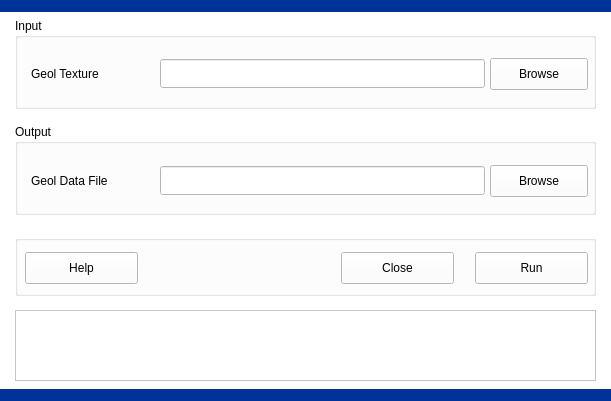
<?xml version="1.0" encoding="UTF-8"?>
<ui version="4.0">
 <class>GeolDataFile</class>
 <widget class="QDialog" name="GeolDataFile">
  <property name="geometry">
   <rect>
    <x>0</x>
    <y>0</y>
    <width>611</width>
    <height>401</height>
   </rect>
  </property>
  <property name="palette">
   <palette>
    <active>
     <colorrole role="WindowText">
      <brush brushstyle="SolidPattern">
       <color alpha="255">
        <red>0</red>
        <green>0</green>
        <blue>0</blue>
       </color>
      </brush>
     </colorrole>
     <colorrole role="Button">
      <brush brushstyle="SolidPattern">
       <color alpha="255">
        <red>255</red>
        <green>255</green>
        <blue>255</blue>
       </color>
      </brush>
     </colorrole>
     <colorrole role="Light">
      <brush brushstyle="SolidPattern">
       <color alpha="255">
        <red>255</red>
        <green>255</green>
        <blue>255</blue>
       </color>
      </brush>
     </colorrole>
     <colorrole role="Midlight">
      <brush brushstyle="SolidPattern">
       <color alpha="255">
        <red>255</red>
        <green>255</green>
        <blue>255</blue>
       </color>
      </brush>
     </colorrole>
     <colorrole role="Dark">
      <brush brushstyle="SolidPattern">
       <color alpha="255">
        <red>127</red>
        <green>127</green>
        <blue>127</blue>
       </color>
      </brush>
     </colorrole>
     <colorrole role="Mid">
      <brush brushstyle="SolidPattern">
       <color alpha="255">
        <red>170</red>
        <green>170</green>
        <blue>170</blue>
       </color>
      </brush>
     </colorrole>
     <colorrole role="Text">
      <brush brushstyle="SolidPattern">
       <color alpha="255">
        <red>0</red>
        <green>0</green>
        <blue>0</blue>
       </color>
      </brush>
     </colorrole>
     <colorrole role="BrightText">
      <brush brushstyle="SolidPattern">
       <color alpha="255">
        <red>255</red>
        <green>255</green>
        <blue>255</blue>
       </color>
      </brush>
     </colorrole>
     <colorrole role="ButtonText">
      <brush brushstyle="SolidPattern">
       <color alpha="255">
        <red>0</red>
        <green>0</green>
        <blue>0</blue>
       </color>
      </brush>
     </colorrole>
     <colorrole role="Base">
      <brush brushstyle="SolidPattern">
       <color alpha="255">
        <red>255</red>
        <green>255</green>
        <blue>255</blue>
       </color>
      </brush>
     </colorrole>
     <colorrole role="Window">
      <brush brushstyle="SolidPattern">
       <color alpha="255">
        <red>255</red>
        <green>255</green>
        <blue>255</blue>
       </color>
      </brush>
     </colorrole>
     <colorrole role="Shadow">
      <brush brushstyle="SolidPattern">
       <color alpha="255">
        <red>0</red>
        <green>0</green>
        <blue>0</blue>
       </color>
      </brush>
     </colorrole>
     <colorrole role="AlternateBase">
      <brush brushstyle="SolidPattern">
       <color alpha="255">
        <red>255</red>
        <green>255</green>
        <blue>255</blue>
       </color>
      </brush>
     </colorrole>
     <colorrole role="ToolTipBase">
      <brush brushstyle="SolidPattern">
       <color alpha="255">
        <red>255</red>
        <green>255</green>
        <blue>220</blue>
       </color>
      </brush>
     </colorrole>
     <colorrole role="ToolTipText">
      <brush brushstyle="SolidPattern">
       <color alpha="255">
        <red>0</red>
        <green>0</green>
        <blue>0</blue>
       </color>
      </brush>
     </colorrole>
    </active>
    <inactive>
     <colorrole role="WindowText">
      <brush brushstyle="SolidPattern">
       <color alpha="255">
        <red>0</red>
        <green>0</green>
        <blue>0</blue>
       </color>
      </brush>
     </colorrole>
     <colorrole role="Button">
      <brush brushstyle="SolidPattern">
       <color alpha="255">
        <red>255</red>
        <green>255</green>
        <blue>255</blue>
       </color>
      </brush>
     </colorrole>
     <colorrole role="Light">
      <brush brushstyle="SolidPattern">
       <color alpha="255">
        <red>255</red>
        <green>255</green>
        <blue>255</blue>
       </color>
      </brush>
     </colorrole>
     <colorrole role="Midlight">
      <brush brushstyle="SolidPattern">
       <color alpha="255">
        <red>255</red>
        <green>255</green>
        <blue>255</blue>
       </color>
      </brush>
     </colorrole>
     <colorrole role="Dark">
      <brush brushstyle="SolidPattern">
       <color alpha="255">
        <red>127</red>
        <green>127</green>
        <blue>127</blue>
       </color>
      </brush>
     </colorrole>
     <colorrole role="Mid">
      <brush brushstyle="SolidPattern">
       <color alpha="255">
        <red>170</red>
        <green>170</green>
        <blue>170</blue>
       </color>
      </brush>
     </colorrole>
     <colorrole role="Text">
      <brush brushstyle="SolidPattern">
       <color alpha="255">
        <red>0</red>
        <green>0</green>
        <blue>0</blue>
       </color>
      </brush>
     </colorrole>
     <colorrole role="BrightText">
      <brush brushstyle="SolidPattern">
       <color alpha="255">
        <red>255</red>
        <green>255</green>
        <blue>255</blue>
       </color>
      </brush>
     </colorrole>
     <colorrole role="ButtonText">
      <brush brushstyle="SolidPattern">
       <color alpha="255">
        <red>0</red>
        <green>0</green>
        <blue>0</blue>
       </color>
      </brush>
     </colorrole>
     <colorrole role="Base">
      <brush brushstyle="SolidPattern">
       <color alpha="255">
        <red>255</red>
        <green>255</green>
        <blue>255</blue>
       </color>
      </brush>
     </colorrole>
     <colorrole role="Window">
      <brush brushstyle="SolidPattern">
       <color alpha="255">
        <red>255</red>
        <green>255</green>
        <blue>255</blue>
       </color>
      </brush>
     </colorrole>
     <colorrole role="Shadow">
      <brush brushstyle="SolidPattern">
       <color alpha="255">
        <red>0</red>
        <green>0</green>
        <blue>0</blue>
       </color>
      </brush>
     </colorrole>
     <colorrole role="AlternateBase">
      <brush brushstyle="SolidPattern">
       <color alpha="255">
        <red>255</red>
        <green>255</green>
        <blue>255</blue>
       </color>
      </brush>
     </colorrole>
     <colorrole role="ToolTipBase">
      <brush brushstyle="SolidPattern">
       <color alpha="255">
        <red>255</red>
        <green>255</green>
        <blue>220</blue>
       </color>
      </brush>
     </colorrole>
     <colorrole role="ToolTipText">
      <brush brushstyle="SolidPattern">
       <color alpha="255">
        <red>0</red>
        <green>0</green>
        <blue>0</blue>
       </color>
      </brush>
     </colorrole>
    </inactive>
    <disabled>
     <colorrole role="WindowText">
      <brush brushstyle="SolidPattern">
       <color alpha="255">
        <red>127</red>
        <green>127</green>
        <blue>127</blue>
       </color>
      </brush>
     </colorrole>
     <colorrole role="Button">
      <brush brushstyle="SolidPattern">
       <color alpha="255">
        <red>255</red>
        <green>255</green>
        <blue>255</blue>
       </color>
      </brush>
     </colorrole>
     <colorrole role="Light">
      <brush brushstyle="SolidPattern">
       <color alpha="255">
        <red>255</red>
        <green>255</green>
        <blue>255</blue>
       </color>
      </brush>
     </colorrole>
     <colorrole role="Midlight">
      <brush brushstyle="SolidPattern">
       <color alpha="255">
        <red>255</red>
        <green>255</green>
        <blue>255</blue>
       </color>
      </brush>
     </colorrole>
     <colorrole role="Dark">
      <brush brushstyle="SolidPattern">
       <color alpha="255">
        <red>127</red>
        <green>127</green>
        <blue>127</blue>
       </color>
      </brush>
     </colorrole>
     <colorrole role="Mid">
      <brush brushstyle="SolidPattern">
       <color alpha="255">
        <red>170</red>
        <green>170</green>
        <blue>170</blue>
       </color>
      </brush>
     </colorrole>
     <colorrole role="Text">
      <brush brushstyle="SolidPattern">
       <color alpha="255">
        <red>127</red>
        <green>127</green>
        <blue>127</blue>
       </color>
      </brush>
     </colorrole>
     <colorrole role="BrightText">
      <brush brushstyle="SolidPattern">
       <color alpha="255">
        <red>255</red>
        <green>255</green>
        <blue>255</blue>
       </color>
      </brush>
     </colorrole>
     <colorrole role="ButtonText">
      <brush brushstyle="SolidPattern">
       <color alpha="255">
        <red>127</red>
        <green>127</green>
        <blue>127</blue>
       </color>
      </brush>
     </colorrole>
     <colorrole role="Base">
      <brush brushstyle="SolidPattern">
       <color alpha="255">
        <red>255</red>
        <green>255</green>
        <blue>255</blue>
       </color>
      </brush>
     </colorrole>
     <colorrole role="Window">
      <brush brushstyle="SolidPattern">
       <color alpha="255">
        <red>255</red>
        <green>255</green>
        <blue>255</blue>
       </color>
      </brush>
     </colorrole>
     <colorrole role="Shadow">
      <brush brushstyle="SolidPattern">
       <color alpha="255">
        <red>0</red>
        <green>0</green>
        <blue>0</blue>
       </color>
      </brush>
     </colorrole>
     <colorrole role="AlternateBase">
      <brush brushstyle="SolidPattern">
       <color alpha="255">
        <red>255</red>
        <green>255</green>
        <blue>255</blue>
       </color>
      </brush>
     </colorrole>
     <colorrole role="ToolTipBase">
      <brush brushstyle="SolidPattern">
       <color alpha="255">
        <red>255</red>
        <green>255</green>
        <blue>220</blue>
       </color>
      </brush>
     </colorrole>
     <colorrole role="ToolTipText">
      <brush brushstyle="SolidPattern">
       <color alpha="255">
        <red>0</red>
        <green>0</green>
        <blue>0</blue>
       </color>
      </brush>
     </colorrole>
    </disabled>
   </palette>
  </property>
  <property name="windowTitle">
   <string>: :   Geol Data File   : :</string>
  </property>
  <widget class="QGroupBox" name="groupBoxOutput">
   <property name="geometry">
    <rect>
     <x>15</x>
     <y>124</y>
     <width>581</width>
     <height>91</height>
    </rect>
   </property>
   <property name="title">
    <string>Output</string>
   </property>
   <widget class="QLabel" name="textLabel2">
    <property name="geometry">
     <rect>
      <x>16</x>
      <y>41</y>
      <width>131</width>
      <height>31</height>
     </rect>
    </property>
    <property name="text">
     <string>Geol Data File</string>
    </property>
   </widget>
   <widget class="QPushButton" name="pushButtonGeolDataFile">
    <property name="geometry">
     <rect>
      <x>475</x>
      <y>41</y>
      <width>98</width>
      <height>32</height>
     </rect>
    </property>
    <property name="text">
     <string>Browse</string>
    </property>
    <property name="autoDefault">
     <bool>false</bool>
    </property>
   </widget>
   <widget class="QLineEdit" name="lineEditGeolDataFile">
    <property name="geometry">
     <rect>
      <x>145</x>
      <y>42</y>
      <width>325</width>
      <height>29</height>
     </rect>
    </property>
    <property name="font">
     <font>
      <pointsize>14</pointsize>
      <weight>75</weight>
      <bold>true</bold>
     </font>
    </property>
   </widget>
  </widget>
  <widget class="Line" name="BorderBottom">
   <property name="geometry">
    <rect>
     <x>0</x>
     <y>385</y>
     <width>611</width>
     <height>20</height>
    </rect>
   </property>
   <property name="baseSize">
    <size>
     <width>0</width>
     <height>0</height>
    </size>
   </property>
   <property name="palette">
    <palette>
     <active>
      <colorrole role="WindowText">
       <brush brushstyle="SolidPattern">
        <color alpha="255">
         <red>0</red>
         <green>51</green>
         <blue>153</blue>
        </color>
       </brush>
      </colorrole>
      <colorrole role="Button">
       <brush brushstyle="SolidPattern">
        <color alpha="255">
         <red>128</red>
         <green>0</green>
         <blue>0</blue>
        </color>
       </brush>
      </colorrole>
      <colorrole role="Light">
       <brush brushstyle="SolidPattern">
        <color alpha="255">
         <red>192</red>
         <green>0</green>
         <blue>0</blue>
        </color>
       </brush>
      </colorrole>
      <colorrole role="Midlight">
       <brush brushstyle="SolidPattern">
        <color alpha="255">
         <red>160</red>
         <green>0</green>
         <blue>0</blue>
        </color>
       </brush>
      </colorrole>
      <colorrole role="Dark">
       <brush brushstyle="SolidPattern">
        <color alpha="255">
         <red>64</red>
         <green>0</green>
         <blue>0</blue>
        </color>
       </brush>
      </colorrole>
      <colorrole role="Mid">
       <brush brushstyle="SolidPattern">
        <color alpha="255">
         <red>85</red>
         <green>0</green>
         <blue>0</blue>
        </color>
       </brush>
      </colorrole>
      <colorrole role="Text">
       <brush brushstyle="SolidPattern">
        <color alpha="255">
         <red>0</red>
         <green>51</green>
         <blue>153</blue>
        </color>
       </brush>
      </colorrole>
      <colorrole role="BrightText">
       <brush brushstyle="SolidPattern">
        <color alpha="255">
         <red>255</red>
         <green>255</green>
         <blue>255</blue>
        </color>
       </brush>
      </colorrole>
      <colorrole role="ButtonText">
       <brush brushstyle="SolidPattern">
        <color alpha="255">
         <red>0</red>
         <green>51</green>
         <blue>153</blue>
        </color>
       </brush>
      </colorrole>
      <colorrole role="Base">
       <brush brushstyle="SolidPattern">
        <color alpha="255">
         <red>0</red>
         <green>0</green>
         <blue>0</blue>
        </color>
       </brush>
      </colorrole>
      <colorrole role="Window">
       <brush brushstyle="SolidPattern">
        <color alpha="255">
         <red>128</red>
         <green>0</green>
         <blue>0</blue>
        </color>
       </brush>
      </colorrole>
      <colorrole role="Shadow">
       <brush brushstyle="SolidPattern">
        <color alpha="255">
         <red>0</red>
         <green>0</green>
         <blue>0</blue>
        </color>
       </brush>
      </colorrole>
      <colorrole role="AlternateBase">
       <brush brushstyle="SolidPattern">
        <color alpha="255">
         <red>64</red>
         <green>0</green>
         <blue>0</blue>
        </color>
       </brush>
      </colorrole>
      <colorrole role="ToolTipBase">
       <brush brushstyle="SolidPattern">
        <color alpha="255">
         <red>255</red>
         <green>255</green>
         <blue>220</blue>
        </color>
       </brush>
      </colorrole>
      <colorrole role="ToolTipText">
       <brush brushstyle="SolidPattern">
        <color alpha="255">
         <red>0</red>
         <green>0</green>
         <blue>0</blue>
        </color>
       </brush>
      </colorrole>
     </active>
     <inactive>
      <colorrole role="WindowText">
       <brush brushstyle="SolidPattern">
        <color alpha="255">
         <red>0</red>
         <green>51</green>
         <blue>153</blue>
        </color>
       </brush>
      </colorrole>
      <colorrole role="Button">
       <brush brushstyle="SolidPattern">
        <color alpha="255">
         <red>128</red>
         <green>0</green>
         <blue>0</blue>
        </color>
       </brush>
      </colorrole>
      <colorrole role="Light">
       <brush brushstyle="SolidPattern">
        <color alpha="255">
         <red>192</red>
         <green>0</green>
         <blue>0</blue>
        </color>
       </brush>
      </colorrole>
      <colorrole role="Midlight">
       <brush brushstyle="SolidPattern">
        <color alpha="255">
         <red>160</red>
         <green>0</green>
         <blue>0</blue>
        </color>
       </brush>
      </colorrole>
      <colorrole role="Dark">
       <brush brushstyle="SolidPattern">
        <color alpha="255">
         <red>64</red>
         <green>0</green>
         <blue>0</blue>
        </color>
       </brush>
      </colorrole>
      <colorrole role="Mid">
       <brush brushstyle="SolidPattern">
        <color alpha="255">
         <red>85</red>
         <green>0</green>
         <blue>0</blue>
        </color>
       </brush>
      </colorrole>
      <colorrole role="Text">
       <brush brushstyle="SolidPattern">
        <color alpha="255">
         <red>0</red>
         <green>51</green>
         <blue>153</blue>
        </color>
       </brush>
      </colorrole>
      <colorrole role="BrightText">
       <brush brushstyle="SolidPattern">
        <color alpha="255">
         <red>255</red>
         <green>255</green>
         <blue>255</blue>
        </color>
       </brush>
      </colorrole>
      <colorrole role="ButtonText">
       <brush brushstyle="SolidPattern">
        <color alpha="255">
         <red>0</red>
         <green>51</green>
         <blue>153</blue>
        </color>
       </brush>
      </colorrole>
      <colorrole role="Base">
       <brush brushstyle="SolidPattern">
        <color alpha="255">
         <red>0</red>
         <green>0</green>
         <blue>0</blue>
        </color>
       </brush>
      </colorrole>
      <colorrole role="Window">
       <brush brushstyle="SolidPattern">
        <color alpha="255">
         <red>128</red>
         <green>0</green>
         <blue>0</blue>
        </color>
       </brush>
      </colorrole>
      <colorrole role="Shadow">
       <brush brushstyle="SolidPattern">
        <color alpha="255">
         <red>0</red>
         <green>0</green>
         <blue>0</blue>
        </color>
       </brush>
      </colorrole>
      <colorrole role="AlternateBase">
       <brush brushstyle="SolidPattern">
        <color alpha="255">
         <red>64</red>
         <green>0</green>
         <blue>0</blue>
        </color>
       </brush>
      </colorrole>
      <colorrole role="ToolTipBase">
       <brush brushstyle="SolidPattern">
        <color alpha="255">
         <red>255</red>
         <green>255</green>
         <blue>220</blue>
        </color>
       </brush>
      </colorrole>
      <colorrole role="ToolTipText">
       <brush brushstyle="SolidPattern">
        <color alpha="255">
         <red>0</red>
         <green>0</green>
         <blue>0</blue>
        </color>
       </brush>
      </colorrole>
     </inactive>
     <disabled>
      <colorrole role="WindowText">
       <brush brushstyle="SolidPattern">
        <color alpha="255">
         <red>0</red>
         <green>51</green>
         <blue>153</blue>
        </color>
       </brush>
      </colorrole>
      <colorrole role="Button">
       <brush brushstyle="SolidPattern">
        <color alpha="255">
         <red>128</red>
         <green>0</green>
         <blue>0</blue>
        </color>
       </brush>
      </colorrole>
      <colorrole role="Light">
       <brush brushstyle="SolidPattern">
        <color alpha="255">
         <red>192</red>
         <green>0</green>
         <blue>0</blue>
        </color>
       </brush>
      </colorrole>
      <colorrole role="Midlight">
       <brush brushstyle="SolidPattern">
        <color alpha="255">
         <red>160</red>
         <green>0</green>
         <blue>0</blue>
        </color>
       </brush>
      </colorrole>
      <colorrole role="Dark">
       <brush brushstyle="SolidPattern">
        <color alpha="255">
         <red>64</red>
         <green>0</green>
         <blue>0</blue>
        </color>
       </brush>
      </colorrole>
      <colorrole role="Mid">
       <brush brushstyle="SolidPattern">
        <color alpha="255">
         <red>85</red>
         <green>0</green>
         <blue>0</blue>
        </color>
       </brush>
      </colorrole>
      <colorrole role="Text">
       <brush brushstyle="SolidPattern">
        <color alpha="255">
         <red>0</red>
         <green>51</green>
         <blue>153</blue>
        </color>
       </brush>
      </colorrole>
      <colorrole role="BrightText">
       <brush brushstyle="SolidPattern">
        <color alpha="255">
         <red>255</red>
         <green>255</green>
         <blue>255</blue>
        </color>
       </brush>
      </colorrole>
      <colorrole role="ButtonText">
       <brush brushstyle="SolidPattern">
        <color alpha="255">
         <red>0</red>
         <green>51</green>
         <blue>153</blue>
        </color>
       </brush>
      </colorrole>
      <colorrole role="Base">
       <brush brushstyle="SolidPattern">
        <color alpha="255">
         <red>128</red>
         <green>0</green>
         <blue>0</blue>
        </color>
       </brush>
      </colorrole>
      <colorrole role="Window">
       <brush brushstyle="SolidPattern">
        <color alpha="255">
         <red>128</red>
         <green>0</green>
         <blue>0</blue>
        </color>
       </brush>
      </colorrole>
      <colorrole role="Shadow">
       <brush brushstyle="SolidPattern">
        <color alpha="255">
         <red>0</red>
         <green>0</green>
         <blue>0</blue>
        </color>
       </brush>
      </colorrole>
      <colorrole role="AlternateBase">
       <brush brushstyle="SolidPattern">
        <color alpha="255">
         <red>128</red>
         <green>0</green>
         <blue>0</blue>
        </color>
       </brush>
      </colorrole>
      <colorrole role="ToolTipBase">
       <brush brushstyle="SolidPattern">
        <color alpha="255">
         <red>255</red>
         <green>255</green>
         <blue>220</blue>
        </color>
       </brush>
      </colorrole>
      <colorrole role="ToolTipText">
       <brush brushstyle="SolidPattern">
        <color alpha="255">
         <red>0</red>
         <green>0</green>
         <blue>0</blue>
        </color>
       </brush>
      </colorrole>
     </disabled>
    </palette>
   </property>
   <property name="styleSheet">
    <string notr="true">color: rgb(0, 51, 153);</string>
   </property>
   <property name="frameShadow">
    <enum>QFrame::Plain</enum>
   </property>
   <property name="lineWidth">
    <number>12</number>
   </property>
   <property name="midLineWidth">
    <number>0</number>
   </property>
   <property name="orientation">
    <enum>Qt::Horizontal</enum>
   </property>
  </widget>
  <widget class="QGroupBox" name="groupBoxInput">
   <property name="geometry">
    <rect>
     <x>15</x>
     <y>18</y>
     <width>581</width>
     <height>91</height>
    </rect>
   </property>
   <property name="title">
    <string>Input</string>
   </property>
   <widget class="QPushButton" name="pushButtonGeolTextureFile">
    <property name="geometry">
     <rect>
      <x>475</x>
      <y>40</y>
      <width>98</width>
      <height>32</height>
     </rect>
    </property>
    <property name="text">
     <string>Browse</string>
    </property>
    <property name="checkable">
     <bool>false</bool>
    </property>
    <property name="autoDefault">
     <bool>false</bool>
    </property>
    <property name="flat">
     <bool>false</bool>
    </property>
   </widget>
   <widget class="QLabel" name="textLabel1">
    <property name="geometry">
     <rect>
      <x>16</x>
      <y>40</y>
      <width>111</width>
      <height>31</height>
     </rect>
    </property>
    <property name="text">
     <string>Geol Texture</string>
    </property>
   </widget>
   <widget class="QLineEdit" name="lineEditGeolTextureFile">
    <property name="geometry">
     <rect>
      <x>145</x>
      <y>41</y>
      <width>325</width>
      <height>29</height>
     </rect>
    </property>
    <property name="font">
     <font>
      <pointsize>14</pointsize>
      <weight>75</weight>
      <bold>true</bold>
     </font>
    </property>
   </widget>
  </widget>
  <widget class="QGroupBox" name="groupBoxButtons">
   <property name="geometry">
    <rect>
     <x>15</x>
     <y>235</y>
     <width>581</width>
     <height>61</height>
    </rect>
   </property>
   <property name="title">
    <string/>
   </property>
   <widget class="QPushButton" name="pushButtonHelp">
    <property name="geometry">
     <rect>
      <x>10</x>
      <y>17</y>
      <width>113</width>
      <height>32</height>
     </rect>
    </property>
    <property name="text">
     <string>Help</string>
    </property>
    <property name="autoDefault">
     <bool>false</bool>
    </property>
   </widget>
   <widget class="QPushButton" name="pushButtonClose">
    <property name="geometry">
     <rect>
      <x>326</x>
      <y>17</y>
      <width>113</width>
      <height>32</height>
     </rect>
    </property>
    <property name="text">
     <string>Close</string>
    </property>
    <property name="autoDefault">
     <bool>false</bool>
    </property>
   </widget>
   <widget class="QPushButton" name="pushButtonRun">
    <property name="geometry">
     <rect>
      <x>460</x>
      <y>17</y>
      <width>113</width>
      <height>32</height>
     </rect>
    </property>
    <property name="toolTip">
     <string/>
    </property>
    <property name="text">
     <string>Run</string>
    </property>
    <property name="autoDefault">
     <bool>false</bool>
    </property>
   </widget>
  </widget>
  <widget class="QTextBrowser" name="textBrowserLogs">
   <property name="geometry">
    <rect>
     <x>15</x>
     <y>310</y>
     <width>581</width>
     <height>71</height>
    </rect>
   </property>
   <property name="lineWrapMode">
    <enum>QTextEdit::NoWrap</enum>
   </property>
  </widget>
  <widget class="Line" name="BorderTop">
   <property name="geometry">
    <rect>
     <x>0</x>
     <y>-4</y>
     <width>611</width>
     <height>20</height>
    </rect>
   </property>
   <property name="baseSize">
    <size>
     <width>0</width>
     <height>0</height>
    </size>
   </property>
   <property name="palette">
    <palette>
     <active>
      <colorrole role="WindowText">
       <brush brushstyle="SolidPattern">
        <color alpha="255">
         <red>0</red>
         <green>51</green>
         <blue>153</blue>
        </color>
       </brush>
      </colorrole>
      <colorrole role="Button">
       <brush brushstyle="SolidPattern">
        <color alpha="255">
         <red>128</red>
         <green>0</green>
         <blue>0</blue>
        </color>
       </brush>
      </colorrole>
      <colorrole role="Light">
       <brush brushstyle="SolidPattern">
        <color alpha="255">
         <red>192</red>
         <green>0</green>
         <blue>0</blue>
        </color>
       </brush>
      </colorrole>
      <colorrole role="Midlight">
       <brush brushstyle="SolidPattern">
        <color alpha="255">
         <red>160</red>
         <green>0</green>
         <blue>0</blue>
        </color>
       </brush>
      </colorrole>
      <colorrole role="Dark">
       <brush brushstyle="SolidPattern">
        <color alpha="255">
         <red>64</red>
         <green>0</green>
         <blue>0</blue>
        </color>
       </brush>
      </colorrole>
      <colorrole role="Mid">
       <brush brushstyle="SolidPattern">
        <color alpha="255">
         <red>85</red>
         <green>0</green>
         <blue>0</blue>
        </color>
       </brush>
      </colorrole>
      <colorrole role="Text">
       <brush brushstyle="SolidPattern">
        <color alpha="255">
         <red>0</red>
         <green>51</green>
         <blue>153</blue>
        </color>
       </brush>
      </colorrole>
      <colorrole role="BrightText">
       <brush brushstyle="SolidPattern">
        <color alpha="255">
         <red>255</red>
         <green>255</green>
         <blue>255</blue>
        </color>
       </brush>
      </colorrole>
      <colorrole role="ButtonText">
       <brush brushstyle="SolidPattern">
        <color alpha="255">
         <red>0</red>
         <green>51</green>
         <blue>153</blue>
        </color>
       </brush>
      </colorrole>
      <colorrole role="Base">
       <brush brushstyle="SolidPattern">
        <color alpha="255">
         <red>0</red>
         <green>0</green>
         <blue>0</blue>
        </color>
       </brush>
      </colorrole>
      <colorrole role="Window">
       <brush brushstyle="SolidPattern">
        <color alpha="255">
         <red>128</red>
         <green>0</green>
         <blue>0</blue>
        </color>
       </brush>
      </colorrole>
      <colorrole role="Shadow">
       <brush brushstyle="SolidPattern">
        <color alpha="255">
         <red>0</red>
         <green>0</green>
         <blue>0</blue>
        </color>
       </brush>
      </colorrole>
      <colorrole role="AlternateBase">
       <brush brushstyle="SolidPattern">
        <color alpha="255">
         <red>64</red>
         <green>0</green>
         <blue>0</blue>
        </color>
       </brush>
      </colorrole>
      <colorrole role="ToolTipBase">
       <brush brushstyle="SolidPattern">
        <color alpha="255">
         <red>255</red>
         <green>255</green>
         <blue>220</blue>
        </color>
       </brush>
      </colorrole>
      <colorrole role="ToolTipText">
       <brush brushstyle="SolidPattern">
        <color alpha="255">
         <red>0</red>
         <green>0</green>
         <blue>0</blue>
        </color>
       </brush>
      </colorrole>
     </active>
     <inactive>
      <colorrole role="WindowText">
       <brush brushstyle="SolidPattern">
        <color alpha="255">
         <red>0</red>
         <green>51</green>
         <blue>153</blue>
        </color>
       </brush>
      </colorrole>
      <colorrole role="Button">
       <brush brushstyle="SolidPattern">
        <color alpha="255">
         <red>128</red>
         <green>0</green>
         <blue>0</blue>
        </color>
       </brush>
      </colorrole>
      <colorrole role="Light">
       <brush brushstyle="SolidPattern">
        <color alpha="255">
         <red>192</red>
         <green>0</green>
         <blue>0</blue>
        </color>
       </brush>
      </colorrole>
      <colorrole role="Midlight">
       <brush brushstyle="SolidPattern">
        <color alpha="255">
         <red>160</red>
         <green>0</green>
         <blue>0</blue>
        </color>
       </brush>
      </colorrole>
      <colorrole role="Dark">
       <brush brushstyle="SolidPattern">
        <color alpha="255">
         <red>64</red>
         <green>0</green>
         <blue>0</blue>
        </color>
       </brush>
      </colorrole>
      <colorrole role="Mid">
       <brush brushstyle="SolidPattern">
        <color alpha="255">
         <red>85</red>
         <green>0</green>
         <blue>0</blue>
        </color>
       </brush>
      </colorrole>
      <colorrole role="Text">
       <brush brushstyle="SolidPattern">
        <color alpha="255">
         <red>0</red>
         <green>51</green>
         <blue>153</blue>
        </color>
       </brush>
      </colorrole>
      <colorrole role="BrightText">
       <brush brushstyle="SolidPattern">
        <color alpha="255">
         <red>255</red>
         <green>255</green>
         <blue>255</blue>
        </color>
       </brush>
      </colorrole>
      <colorrole role="ButtonText">
       <brush brushstyle="SolidPattern">
        <color alpha="255">
         <red>0</red>
         <green>51</green>
         <blue>153</blue>
        </color>
       </brush>
      </colorrole>
      <colorrole role="Base">
       <brush brushstyle="SolidPattern">
        <color alpha="255">
         <red>0</red>
         <green>0</green>
         <blue>0</blue>
        </color>
       </brush>
      </colorrole>
      <colorrole role="Window">
       <brush brushstyle="SolidPattern">
        <color alpha="255">
         <red>128</red>
         <green>0</green>
         <blue>0</blue>
        </color>
       </brush>
      </colorrole>
      <colorrole role="Shadow">
       <brush brushstyle="SolidPattern">
        <color alpha="255">
         <red>0</red>
         <green>0</green>
         <blue>0</blue>
        </color>
       </brush>
      </colorrole>
      <colorrole role="AlternateBase">
       <brush brushstyle="SolidPattern">
        <color alpha="255">
         <red>64</red>
         <green>0</green>
         <blue>0</blue>
        </color>
       </brush>
      </colorrole>
      <colorrole role="ToolTipBase">
       <brush brushstyle="SolidPattern">
        <color alpha="255">
         <red>255</red>
         <green>255</green>
         <blue>220</blue>
        </color>
       </brush>
      </colorrole>
      <colorrole role="ToolTipText">
       <brush brushstyle="SolidPattern">
        <color alpha="255">
         <red>0</red>
         <green>0</green>
         <blue>0</blue>
        </color>
       </brush>
      </colorrole>
     </inactive>
     <disabled>
      <colorrole role="WindowText">
       <brush brushstyle="SolidPattern">
        <color alpha="255">
         <red>0</red>
         <green>51</green>
         <blue>153</blue>
        </color>
       </brush>
      </colorrole>
      <colorrole role="Button">
       <brush brushstyle="SolidPattern">
        <color alpha="255">
         <red>128</red>
         <green>0</green>
         <blue>0</blue>
        </color>
       </brush>
      </colorrole>
      <colorrole role="Light">
       <brush brushstyle="SolidPattern">
        <color alpha="255">
         <red>192</red>
         <green>0</green>
         <blue>0</blue>
        </color>
       </brush>
      </colorrole>
      <colorrole role="Midlight">
       <brush brushstyle="SolidPattern">
        <color alpha="255">
         <red>160</red>
         <green>0</green>
         <blue>0</blue>
        </color>
       </brush>
      </colorrole>
      <colorrole role="Dark">
       <brush brushstyle="SolidPattern">
        <color alpha="255">
         <red>64</red>
         <green>0</green>
         <blue>0</blue>
        </color>
       </brush>
      </colorrole>
      <colorrole role="Mid">
       <brush brushstyle="SolidPattern">
        <color alpha="255">
         <red>85</red>
         <green>0</green>
         <blue>0</blue>
        </color>
       </brush>
      </colorrole>
      <colorrole role="Text">
       <brush brushstyle="SolidPattern">
        <color alpha="255">
         <red>0</red>
         <green>51</green>
         <blue>153</blue>
        </color>
       </brush>
      </colorrole>
      <colorrole role="BrightText">
       <brush brushstyle="SolidPattern">
        <color alpha="255">
         <red>255</red>
         <green>255</green>
         <blue>255</blue>
        </color>
       </brush>
      </colorrole>
      <colorrole role="ButtonText">
       <brush brushstyle="SolidPattern">
        <color alpha="255">
         <red>0</red>
         <green>51</green>
         <blue>153</blue>
        </color>
       </brush>
      </colorrole>
      <colorrole role="Base">
       <brush brushstyle="SolidPattern">
        <color alpha="255">
         <red>128</red>
         <green>0</green>
         <blue>0</blue>
        </color>
       </brush>
      </colorrole>
      <colorrole role="Window">
       <brush brushstyle="SolidPattern">
        <color alpha="255">
         <red>128</red>
         <green>0</green>
         <blue>0</blue>
        </color>
       </brush>
      </colorrole>
      <colorrole role="Shadow">
       <brush brushstyle="SolidPattern">
        <color alpha="255">
         <red>0</red>
         <green>0</green>
         <blue>0</blue>
        </color>
       </brush>
      </colorrole>
      <colorrole role="AlternateBase">
       <brush brushstyle="SolidPattern">
        <color alpha="255">
         <red>128</red>
         <green>0</green>
         <blue>0</blue>
        </color>
       </brush>
      </colorrole>
      <colorrole role="ToolTipBase">
       <brush brushstyle="SolidPattern">
        <color alpha="255">
         <red>255</red>
         <green>255</green>
         <blue>220</blue>
        </color>
       </brush>
      </colorrole>
      <colorrole role="ToolTipText">
       <brush brushstyle="SolidPattern">
        <color alpha="255">
         <red>0</red>
         <green>0</green>
         <blue>0</blue>
        </color>
       </brush>
      </colorrole>
     </disabled>
    </palette>
   </property>
   <property name="styleSheet">
    <string notr="true">color: rgb(0, 51, 153);</string>
   </property>
   <property name="frameShadow">
    <enum>QFrame::Plain</enum>
   </property>
   <property name="lineWidth">
    <number>12</number>
   </property>
   <property name="midLineWidth">
    <number>0</number>
   </property>
   <property name="orientation">
    <enum>Qt::Horizontal</enum>
   </property>
  </widget>
 </widget>
 <resources/>
 <connections/>
</ui>
